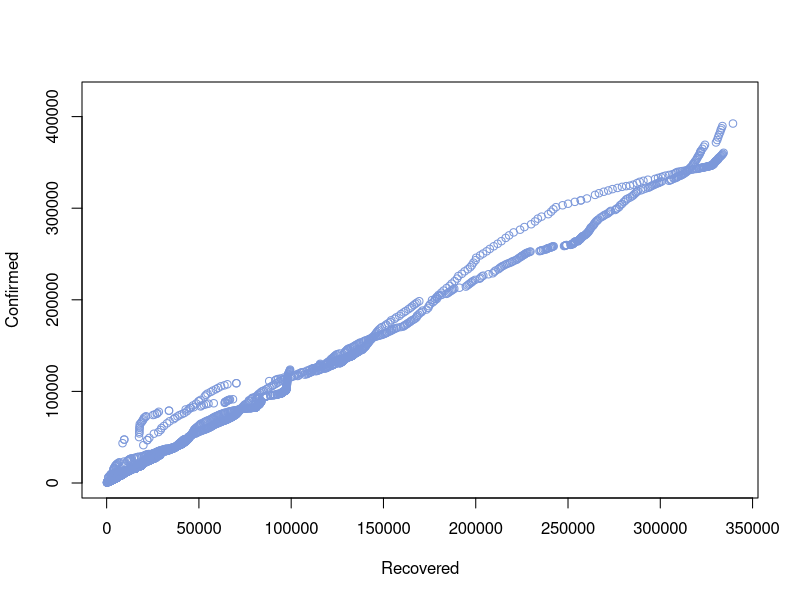

Here is the R script that generated this plot:
df<-read.csv("Coviddata.csv",stringsAsFactors = FALSE)
simpleReg<-lm(Confirmed~Recovered,data=df)

options(scipen=1)

jpeg(file="D:/projects/PakCovidInsights/public/images/linearReg.jpeg",
    width=600, height=350)
plot(Confirmed~Recovered,data=df,col="#7c98da")
dev.off()